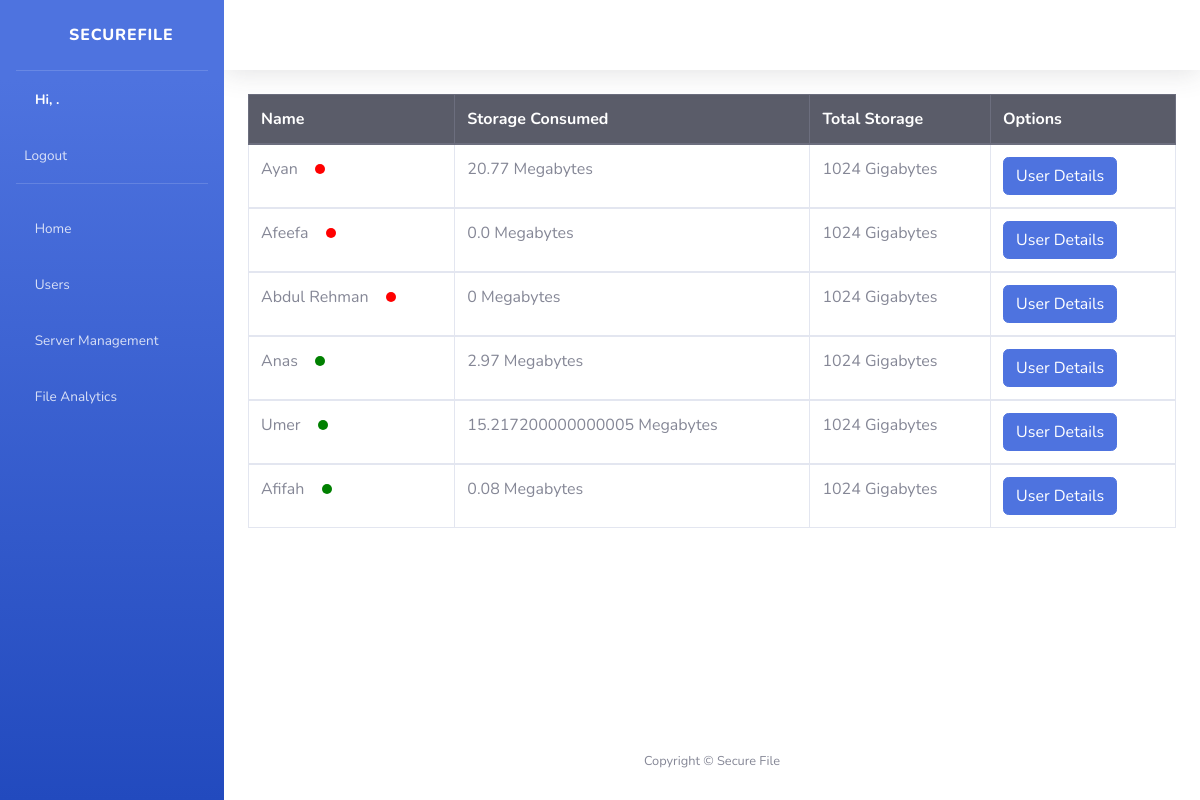
The page /user/ on the database its author committed.
### UploadFiles/models.py (models this page shows)
class UserStorage(models.Model):
    user = models.CharField(max_length=50, default='null')
    is_loggedin = models.BooleanField(default=0)
    storage_consumed = models.CharField(max_length=10, default=0)
    storage_alloted = models.CharField(max_length=10, default=1024)

### UploadFiles/views.py (the view)
# urls.py: path('user/',views.adminuserpagerender),
def adminuserpagerender(request):
    data = UserStorage.objects.all()
    return render(request, 'user.html', {'data': data})

### templates/user.html (shortened to what this page needs)
{% load static %}
<!DOCTYPE html>
<html lang="en">
<head>
    <link href="{% static 'vendor/fontawesome-free/css/all.min.css' %}" rel="stylesheet" type="text/css">
    <link href="{% static 'css/sb-admin-2.min.css' %}" rel="stylesheet">
</head>
<body id="page-top">
    <div id="wrapper">
        <ul class="navbar-nav bg-gradient-primary sidebar sidebar-dark accordion" id="accordionSidebar">
            <a class="sidebar-brand d-flex align-items-center justify-content-center" href="index.html">
                <div class="sidebar-brand-text mx-3"><i class="fas fa-file"></i> SecureFile </div>
            </a>
            <hr class="sidebar-divider my-0">
            <li class="nav-item active">
                <a class="nav-link" href="#">
                    <i class="fa fa-user"></i>
                    <span>Hi, {{user.username}}.</span></a>
            <li class="nav-item">
                <a class="nav-link" href="/logout/">
                    <span>Logout</span></a>
            </li>
            </li>
            <hr class="sidebar-divider">
            <li class="nav-item">
                <a class="nav-link" href="/admindashboard/">
                    <i class="fa fa-home"></i>
                    <span>Home</span></a>
            </li>
<li class="nav-item">
    <a class="nav-link" href="/user/">
        <i class="fa fa-user"></i>
        <span>Users</span></a>
    <a class="nav-link" href="/server/">
        <i class="fa fa-server"></i>
        <span>Server Management</span></a>
    <a class="nav-link" href="/fileanalytics/">
        <i class="fa fa-file"></i>
        <span>File Analytics</span></a>
</li>
        </ul>
        <div id="content-wrapper" class="d-flex flex-column">
            <div id="content">
                <nav class="navbar navbar-expand navbar-light bg-white topbar mb-4 static-top shadow">
                </nav>
<div class="container-fluid">
    <div>
        <table class="table table-bordered table table-hover">
            <thead class="thead-dark">
              <tr>
                <th scope="col">Name</th>
                  <th scope="col">Storage Consumed</th>
                  <th scope="col">Total Storage</th>
                <th scope="col">Options</th>
              </tr>
            </thead>
             {% for item in data %}
            <tbody>
              <tr>
                <td  >{{item.user| title}} &nbsp;
                    {% if item.is_loggedin == 0 %}
                        <span class="dot2"></span>
                    {% else %}
                        <span class="dot"></span>
                    {% endif %}
                </td >
                <td  >{{item.storage_consumed}}&nbsp;Megabytes</td >
                  <td> {{item.storage_alloted}}&nbsp;Gigabytes</td>
                <td><a href="/userinfomodal/{{item.user}}" class="btn btn-primary" >User Details</a>&nbsp;
                </td>
              </tr>
            </tbody>
              {% endfor %}
          </table>
    </div>
</div>
            </div>
            <footer class="sticky-footer bg-white">
                <div class="container my-auto">
                    <div class="copyright text-center my-auto">
                        <span>Copyright &copy; Secure File</span>
                    </div>
                </div>
            </footer>
        </div>
    </div>
</body>
</html>

### templates/user.html (style rules this page uses)
.dot { display: inline-block; width: 10px; height: 10px; background-color: green; border-radius: 50%; animation: pulse 1.5s infinite; margin-left: 5px; }
.dot2 { display: inline-block; width: 10px; height: 10px; background-color: red; border-radius: 50%; animation: pulse 1.5s infinite; margin-left: 5px; }

### rows shown on the page
UserStorage: user "Ayan", is_loggedin False (drawn), storage_consumed "20.77", storage_alloted "1024"
UserStorage: user "Afeefa", is_loggedin False (drawn), storage_consumed "0.0", storage_alloted "1024"
UserStorage: user "Abdul Rehman", is_loggedin False (drawn), storage_consumed "0", storage_alloted "1024"
UserStorage: user "Anas", is_loggedin True (drawn), storage_consumed "2.97", storage_alloted "1024"
UserStorage: user "Umer", is_loggedin True (drawn), storage_consumed "15.217200000000005", storage_alloted "1024"
UserStorage: user "Afifah", is_loggedin True (drawn), storage_consumed "0.08", storage_alloted "1024"
